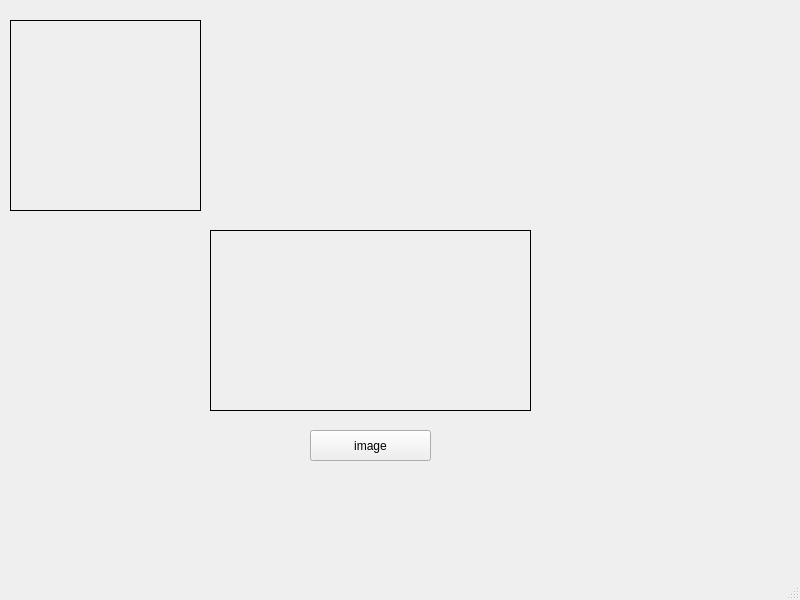
<?xml version="1.0" encoding="UTF-8"?>
<ui version="4.0">
 <class>MainWindow</class>
 <widget class="QMainWindow" name="MainWindow">
  <property name="geometry">
   <rect>
    <x>0</x>
    <y>0</y>
    <width>800</width>
    <height>600</height>
   </rect>
  </property>
  <property name="windowTitle">
   <string>MainWindow</string>
  </property>
  <widget class="QWidget" name="centralwidget">
   <widget class="QLabel" name="lbl_minions">
    <property name="geometry">
     <rect>
      <x>10</x>
      <y>20</y>
      <width>191</width>
      <height>191</height>
     </rect>
    </property>
    <property name="frameShape">
     <enum>QFrame::Box</enum>
    </property>
    <property name="text">
     <string/>
    </property>
    <property name="scaledContents">
     <bool>true</bool>
    </property>
   </widget>
   <widget class="QLabel" name="lbl_images">
    <property name="geometry">
     <rect>
      <x>210</x>
      <y>230</y>
      <width>321</width>
      <height>181</height>
     </rect>
    </property>
    <property name="frameShape">
     <enum>QFrame::Box</enum>
    </property>
    <property name="text">
     <string/>
    </property>
    <property name="scaledContents">
     <bool>true</bool>
    </property>
   </widget>
   <widget class="QPushButton" name="btn_images">
    <property name="geometry">
     <rect>
      <x>310</x>
      <y>430</y>
      <width>121</width>
      <height>31</height>
     </rect>
    </property>
    <property name="text">
     <string>image</string>
    </property>
   </widget>
  </widget>
  <widget class="QMenuBar" name="menubar">
   <property name="geometry">
    <rect>
     <x>0</x>
     <y>0</y>
     <width>800</width>
     <height>22</height>
    </rect>
   </property>
  </widget>
  <widget class="QStatusBar" name="statusbar"/>
 </widget>
 <resources/>
 <connections/>
</ui>
